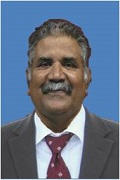
#> input picture Images/SMVITM_CS/1.jpg, 120 x 180 px, found by its file name
$ python 79_cv2.py
#> lines starting #> are read from the running program, lines starting #| are printed output that depends on the picture
def collage1(college1,dept1):
#> called with college1 = 'SMVITM', dept1 = 'EC'
    import cv2
    import numpy as np
    dim1=100
    dim2=150
    college=college1
    dept=dept1
    imgpath1="Images/"+college+"_"+dept+"/"
    imgpath2="Images/"+college+"_"+dept+"R"+"/"


    image1=cv2.imread(imgpath1+"1.jpg")
#> image1 is the input picture: shape (180, 120, 3); mean B, G, R 136, 114.9, 100.6
    image1=cv2.resize(image1,(dim1,dim2))
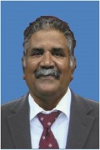
#> image1: shape (150, 100, 3); mean B, G, R 136.2, 115.1, 100.8
#> (the run stopped early here; a loop or call above may not have finished)

$ run again, with Images/SMVITM_CS/25.jpg copied over Images/SMVITM_CS/1.jpg
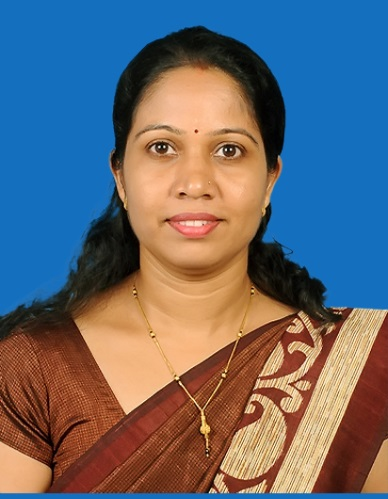
#> input picture Images/SMVITM_CS/25.jpg, 388 x 499 px, found by its file name
#> in collage1, image1 is the input picture: shape (499, 388, 3); mean B, G, R 113.7, 104.8, 101.4
#> in collage1, `image1=cv2.resize(image1,(dim1,dim2))`:
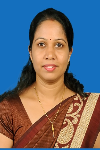
#> image1: shape (150, 100, 3); mean B, G, R 113.6, 104.8, 101.4

$ run again, with Images/SMVITM_CS/26.jpg copied over Images/SMVITM_CS/1.jpg
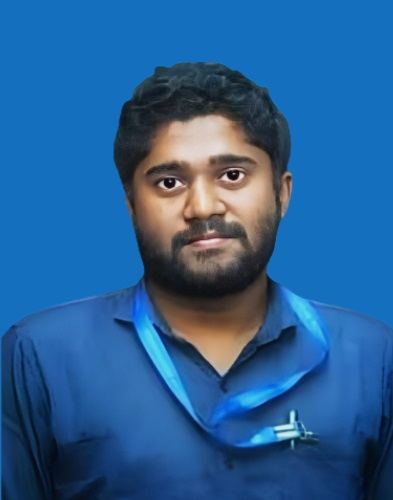
#> input picture Images/SMVITM_CS/26.jpg, 393 x 500 px, found by its file name
#> in collage1, image1 is the input picture: shape (500, 393, 3); mean B, G, R 149, 95.8, 40.8
#> in collage1, `image1=cv2.resize(image1,(dim1,dim2))`:
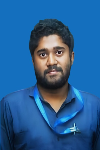
#> image1: shape (150, 100, 3); mean B, G, R 149, 95.7, 40.7
